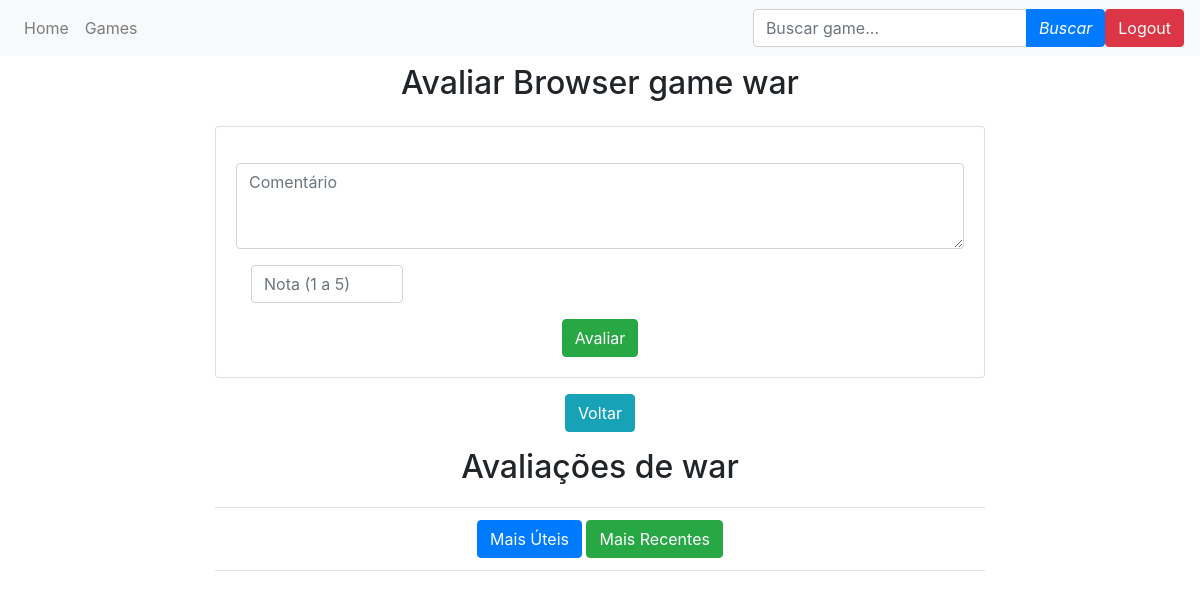
Before: /avaliar/17/ (signed in) with the older database file.
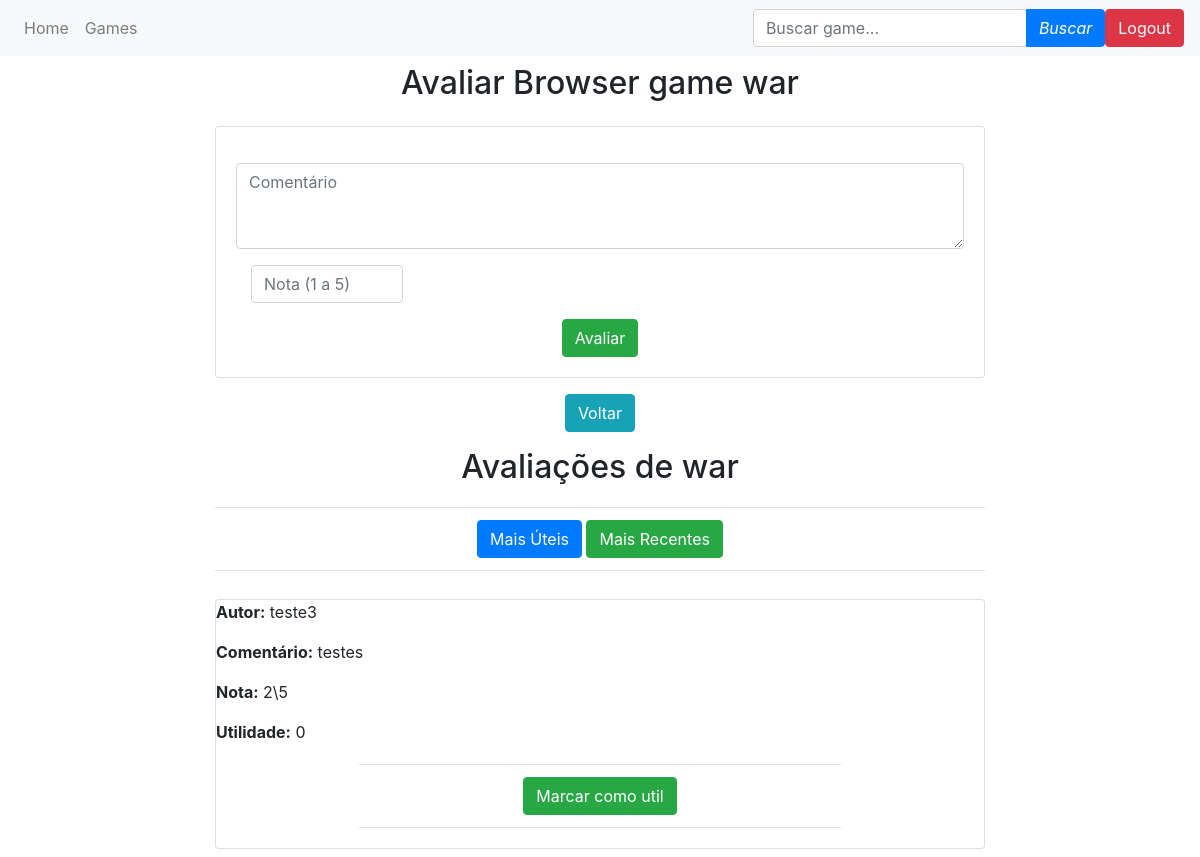
After: the same page with the newer database file.
### app/models.py (models this page shows)
class Avaliacoes(models.Model):
    id = models.BigAutoField(max_length=500,primary_key=True)
    game_id = models.BigIntegerField(max_length=500)
    autor = models.CharField(max_length=30)
    comentario = models.CharField(max_length=200)
    nota = models.BigIntegerField(max_length=500)
    util = models.BigIntegerField(max_length=500, default=0)
    liked = models.ManyToManyField(User, default=None, blank=True)

### app/views.py (the view)
# urls.py: path('avaliar/<int:pk>/', avaliar_form, name='avaliar_form'),
def avaliar_form(request, pk):
    user=request.user
    if not user.is_authenticated:
        return redirect ('/auth/auth/login/')
    data = {}
    data['db'] = Games.objects.get(pk=pk)
    data['av'] = Avaliacoes.objects.filter(game_id=pk)
    data['us'] = str(user)
    return render(request, 'avaliar.html', data)

### app/templates/avaliar.html (shortened to what the changed rows need)
<!DOCTYPE html>
<html lang="en">
    <head>
        <link href="https://cdn.jsdelivr.net/npm/bootstrap@5.1.3/dist/css/bootstrap.min.css" rel="stylesheet">
    <link rel="stylesheet" href=
    "https://maxcdn.bootstrapcdn.com/bootstrap/4.4.1/css/bootstrap.min.css">
    </head>
    <body>
        <div class="col-8 m-auto pt-2 pb-2 text-center">
            <h2> Avaliar Browser game {{db.nome}}</h2   >
        </div>
        <div class="col-8 m-auto pt-2 pb-2 text-center">
            <h2> Avaliações de {{db.nome}}</h2>
        </div>
        <tbody>
            {% for avs in av %}
            <div class="col-8 m-auto pt-2 pb-2">
                <div class="card">
                    <p><b>Autor:</b> {{avs.autor}}</p>
                    <p><b>Comentário:</b> {{avs.comentario}}</p>
                    <p><b>Nota:</b> {{avs.nota}}\5</p>
                    <p><b>Utilidade:</b> {{avs.util}}</p>
                    <div class="col-8 m-auto pt-1 pb-1 text-center">
                        <table class="table">
                            <tbody>
                              <tr>
                                <td>
                                {% if avs.autor == us %}
                                  <a href="/deleteaval/{{avs.id}}/" class="btn btn-danger btnDel" >Remover</a>
                                {%else%}
                                  {%if user not in avs.liked.all%}
                                    <a href="/marcautil/{{avs.id}}/" class="btn btn-success">Marcar como util</a>
                                  {%else%}
                                    <a href="/marcautil/{{avs.id}}/" class="btn btn-danger">Desmarcar como util</a>
                                  {%endif%}
                                {%endif%}
                              </tr>
                            </tbody>
                          </table>
                    </div>
                </div>
            </div>
            {% endfor %}
        </tbody>
        {%load static%}
    </body>
</html>

Changed rows visible on the page:
added Avaliacoes: autor "teste3", comentario "testes", nota "2", util "0"
